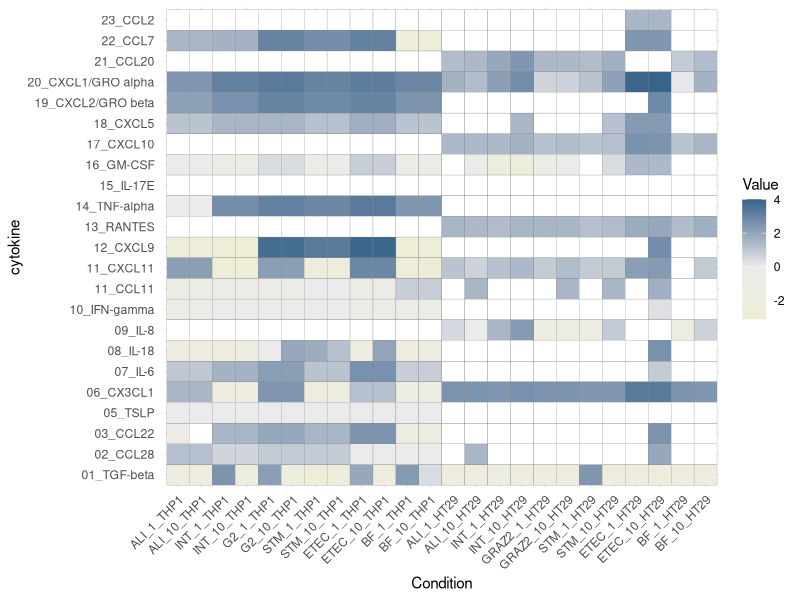

Here is the R script that generated this plot:
#########################################
## Luminex heatmap - cytokines - log10 ##
#########################################

#set working directory 
setwd("C:/Users/o_weinberv/Nextcloud/Viktoria/PHD/01_VW PAPERS/VESICLE PAPER/Revision/Luminex")

#load packages
library(reshape2)
library(ggplot2)

#Import data
data <- read.csv("Prep_luminex_heatmap_log10_negative_values.csv", sep = ";")
View(data)

#adjust data frame
df_melted <- melt(data, id.vars = "cytokine", variable.name = "Condition", value.name = "Value")

# Check the melted data frame structure
print(df_melted)
View(df_melted)

#heatmap with negative values
heatmap_plot <- ggplot(df_melted, aes(x = Condition, y = cytokine)) +
  geom_tile(aes(fill = Value), color = "grey54") +
  scale_fill_gradient2(
    low = "lightyellow2",   # Color for negative values
    mid = "gray92",        # Color for zero values
    high = "steelblue4",  # Color for positive values
    midpoint = 0,         # Ensure zero is represented distinctly
    na.value = "white",  # Color for NA values (if any)
    name = "Value"
  ) +
  theme_minimal() +
  theme(axis.text.x = element_text(angle = 45, hjust = 1))


# Display the plot
print(heatmap_plot)

svglite::svglite(filename = "Luminex_log10_THP1_HT29_heatmap_negative_values_2.svg", width = 10, height = 8)
print(heatmap_plot)
dev.off()
